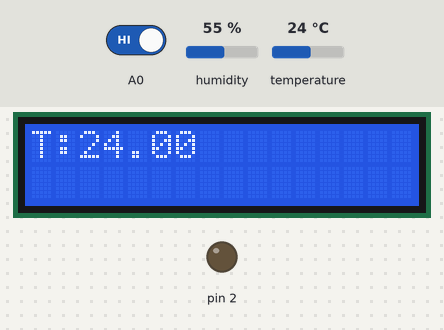
Bench run of a sketch on a simulated Arduino Uno, built with avr-gcc and run on an emulated ATmega328P. On the bench: 16×2 character LCD, output pins drawn as LEDs (lit = HIGH). The inputs (shaded band) are chosen by the test bench; at power-on: temperature 24 °C, A0 HIGH, humidity 55 %. The modem accepts every AT command (registered, SIM ready, sends succeed) and sends nothing else; pins used as bus, display or sensor lines are not drawn; what the sketch prints to the serial monitor is not drawn. At 11.6 s the program stops and its outputs stay as they are.

Above: at 1.2 s.
1.3 s: temperature set to 35 °C
At 3.1 s:
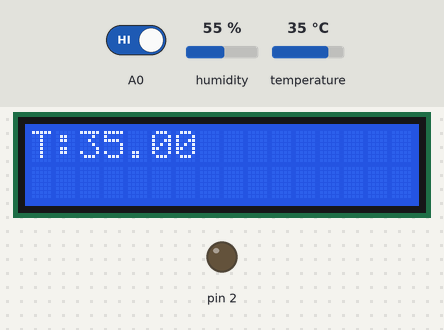
3.6 s: temperature set to 38 °C
At 4.8 s:
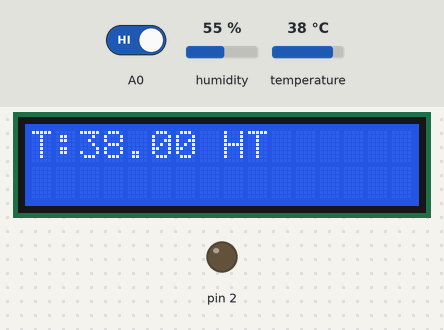
5.8 s: A0 driven LOW
At 7.9 s:
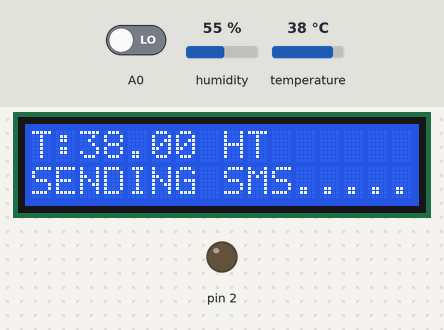
Timing chart, 0 to 9.4 s (numbered marks = the images above; inputs shaded):
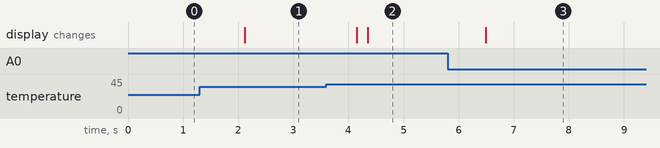

Measured:
- the behaviour switches between 36 and 37 °C on temperature (found by bisection; images 1 and 2)
- after the input at 1.3 s, the display: changes after 0.82 s (image 1)
- after the input at 3.6 s, the display: first changes after 0.55 s (image 2 shows a later state)
- after the input at 5.8 s, the display: changes after 0.69 s (image 3)

The sketch:

dht11_gsm_gas_motor.ino
```cpp
#include "DHT.h"
#define DHTPIN A1
#define DHTTYPE DHT11
DHT dht(DHTPIN, DHTTYPE);

#include <SoftwareSerial.h>
SoftwareSerial mySerial(6,7);

#include <LiquidCrystal.h>
const int rs = 13, en = 12, d4 = 11, d5 = 10, d6 = 9, d7 = 8;
LiquidCrystal lcd(rs, en, d4, d5, d6, d7);


float t;
int val,val1;

void setup() {
  // put your setup code here, to run once:
Serial.begin(9600);
mySerial.begin(9600);
 lcd.begin(16, 2);
 pinMode(2,OUTPUT);
 pinMode(A0,INPUT);


dht.begin();

 analogWrite(6,255);
}

void loop() {


  t = dht.readTemperature();
  float h = dht.readHumidity();
   //Serial.print(F("%  Temperature: "));
 // Serial.println(t);
      lcd.setCursor(0,0);
      lcd.print("T:");
      lcd.print(t);
        lcd.print(" ");

  if(t > 36)
  {
   digitalWrite(4,HIGH);
    digitalWrite(7,HIGH);
   delay(200);
    lcd.print("HT");
        lcd.print(" ");
  }
  else
  {
        digitalWrite(4,LOW);
         digitalWrite(7,LOW);
       lcd.print("  ");
        lcd.print(" ");
  }


 val1 = digitalRead(A0);

 Serial.println(val1);
 if(val1 ==  LOW){
 digitalWrite(4,HIGH);
 lcd.setCursor(0,1);
      lcd.print("AL detected.......");


        analogWrite(6,100);
        sms1();
  }
 else
 {

 digitalWrite(4,LOW);

 }
 delay(500);

  }


void sms1()
{
lcd.setCursor(0, 1);
  lcd.print("SENDING SMS...............");
 mySerial.println("AT\r");
  delay(1000);
  mySerial.println("AT+CMGF=1\r");
  delay(1000);
  mySerial.println("AT+CMGS=\"+919487392030\"\r");
  delay(1000);
  mySerial.println("Alcohol detected..");
  delay(1000);
  mySerial.println((char)26);
  delay(1000);
  lcd.setCursor(0, 1);
  lcd.print("SMS SENT...............");
  d:goto d;
}
```
